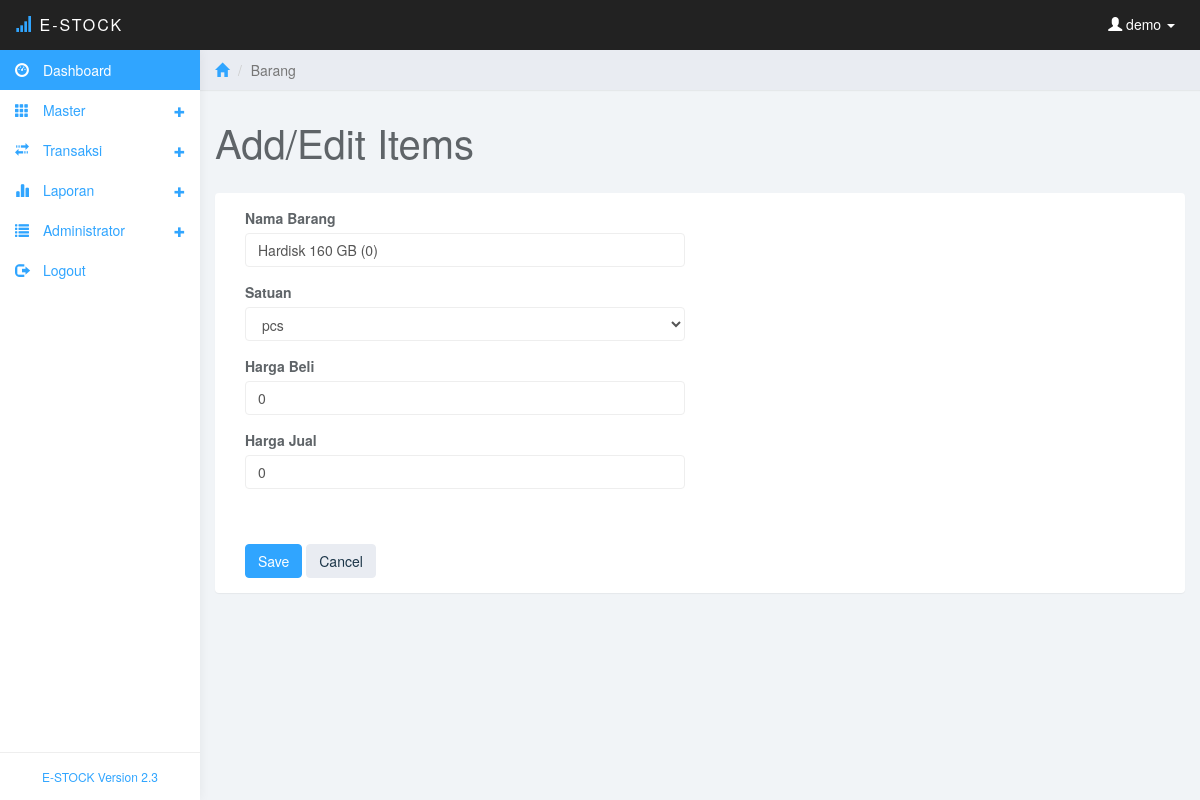
The app's page /edit-barang.php?id=16 (signed in) with its own data.
### tables this page shows
CREATE TABLE `barang` (
  `id_barang` int(11) NOT NULL,
  `nama_barang` varchar(50) NOT NULL,
  `satuan` varchar(10) NOT NULL,
  `harga_beli` int(11) NOT NULL,
  `harga_jual` int(11) NOT NULL
);

### edit-barang.php (the view, shortened to what this page needs)
<?php
include ("koneksi/koneksi.php");
$pengguna=$_SESSION['username'];
function antiInjections($link,$string) {
    $string = stripslashes($string);
    $string = strip_tags($string);
    $string = mysqli_real_escape_string($link,$string);
    return $string;
}
?>
<!DOCTYPE html>
<html>
<head>
<link href="css/bootstrap.min.css" rel="stylesheet">
<link href="css/datepicker3.css" rel="stylesheet">
<link href="css/styles.css" rel="stylesheet">
</head>
<body>
	<nav class="navbar navbar-inverse navbar-fixed-top" role="navigation">
		<div class="container-fluid">
			<div class="navbar-header">
				<a class="navbar-brand" href="#"><span class="glyphicon glyphicon-signal"></span> E-Stock<span></span></a>
				<ul class="user-menu">
					<li class="dropdown pull-right">
						<a href="#" class="dropdown-toggle" data-toggle="dropdown"><span class="glyphicon glyphicon-user"></span>
						<?php
						echo " $pengguna";
						?>
						<span class="caret"></span></a>
					</li>
				</ul>
			</div>
		</div>
	</nav>
	<?php
	include("menu.php");
	?>
	<div class="col-sm-9 col-sm-offset-3 col-lg-10 col-lg-offset-2 main">
		<div class="row">
			<ol class="breadcrumb">
				<li><a href="#"><span class="glyphicon glyphicon-home"></span></a></li>
				<li class="active">Barang</li>
			</ol>
		</div>
		<div class="row">
			<div class="col-lg-12">
				<h1 class="page-header">Add/Edit Items</h1>
			</div>
		</div>
		<div class="row">
			<div class="col-lg-12">
				<div class="panel panel-default">
					<div class="panel-body">
						<div class="col-md-6">
							<form role="form" action="save-barang.php?mode=edit" method="post">
								<?php
								$id=antiInjections($con,$_GET['id']);
								$sqlbrg="select * from barang where id_barang='$id'";
								$qrbrg=mysqli_query($con,$sqlbrg);
								$dtbrg=mysqli_fetch_array($qrbrg);
								echo '
								<input type="hidden" name="id" value="'.$id.'">
								<div class="form-group">
									<label>Nama Barang</label>
									<input class="form-control" name="nama" value="'.$dtbrg['nama_barang'].'">
								</div>
								<div class="form-group">
									<label>Satuan</label>
									<select name="satuan" class="form-control">
										<option value="'.$dtbrg['satuan'].'">'.$dtbrg['satuan'].'</option>';
								echo'
									</select>
								</div>
								<div class="form-group">
									<label>Harga Beli</label>
									<input class="form-control" name="hbeli" value="'.$dtbrg['harga_beli'].'">
								</div>
								<div class="form-group">
									<label>Harga Jual</label>
									<input class="form-control" name="hjual" value="'.$dtbrg['harga_jual'].'">
								</div>
								';
								?>
								<br><br>
								<button type="submit" class="btn btn-primary">Save</button>
								<button type="reset" class="btn btn-default">Cancel</button>
							</div>
					</div>
				</div>
			</div>
		</div>
	</div>
</body>
</html>

### css/styles.css (style rules this page uses)
body { background: #f1f4f7; padding-top: 50px; color: #5f6468; }
a, a:hover, a:focus { color: #30a5ff; }
h1, h2, h3, h4, h5, h6 { color: #5f6468; }
h1 { font-weight: 300; font-size: 40px; }
.form-control { border: 1px solid #eee; box-shadow: none; }
.navbar-header .navbar-brand { color: #fff; font-size: 16px; text-transform: uppercase; font-weight: 500; letter-spacing: 2px; }
.navbar-header .navbar-brand span { color: #30a5ff; }
.btn-default, .btn-default:hover, .btn-default:focus, .btn-default:active, .btn-default.active, .open > .dropdown-toggle.btn-default, .btn-default.disabled, .btn-default[disabled], fieldset[disabled] .btn-default, .btn-default.disabled:hover, .btn-default[disabled]:hover, fieldset[disabled] .btn-default:hover, .btn-default.disabled:focus, .btn-default[disabled]:focus, fieldset[disabled] .btn-default:focus, .btn-default.disabled:active, .btn-default[disabled]:active, fieldset[disabled] .btn-default:active, .btn-default.disabled.active, .btn-default[disabled].active, fieldset[disabled] .btn-default.active { background-color: #e9ecf2; border-color: #e9ecf2; color: #1b3548; }
.btn-primary, .btn-primary:hover, .btn-primary:focus, .btn-primary:active, .btn-primary.active, .open > .dropdown-toggle.btn-primary, .btn-primary.disabled, .btn-primary[disabled], fieldset[disabled] .btn-primary, .btn-primary.disabled:hover, .btn-primary[disabled]:hover, fieldset[disabled] .btn-primary:hover, .btn-primary.disabled:focus, .btn-primary[disabled]:focus, fieldset[disabled] .btn-primary:focus, .btn-primary.disabled:active, .btn-primary[disabled]:active, fieldset[disabled] .btn-primary:active, .btn-primary.disabled.active, .btn-primary[disabled].active, fieldset[disabled] .btn-primary.active { background-color: #30a5ff; border-color: #30a5ff; }
.panel { border: 0; }
.navbar { border: 0; }
.user-menu { display: inline-block; margin-top: 14px; margin-right: 10px; float: right; list-style: none; padding: 0; }
.user-menu a { color: #fff; }
@media (min-width: 768px) { .navbar-header { width: 100%; } }
.breadcrumb { border-radius: 0; padding: 10px 15px; background: #e9ecf2; box-shadow: 0 1px 1px rgba(0, 0, 0, .05); margin: 0 ; }
h1.page-header { margin-top: 30px; border-bottom: 0; }

### records on screen
barang: nama "Hardisk 160 GB (0)", satuan "pcs", hbeli "0", hjual "0"

### other values on screen
$pengguna "demo"
